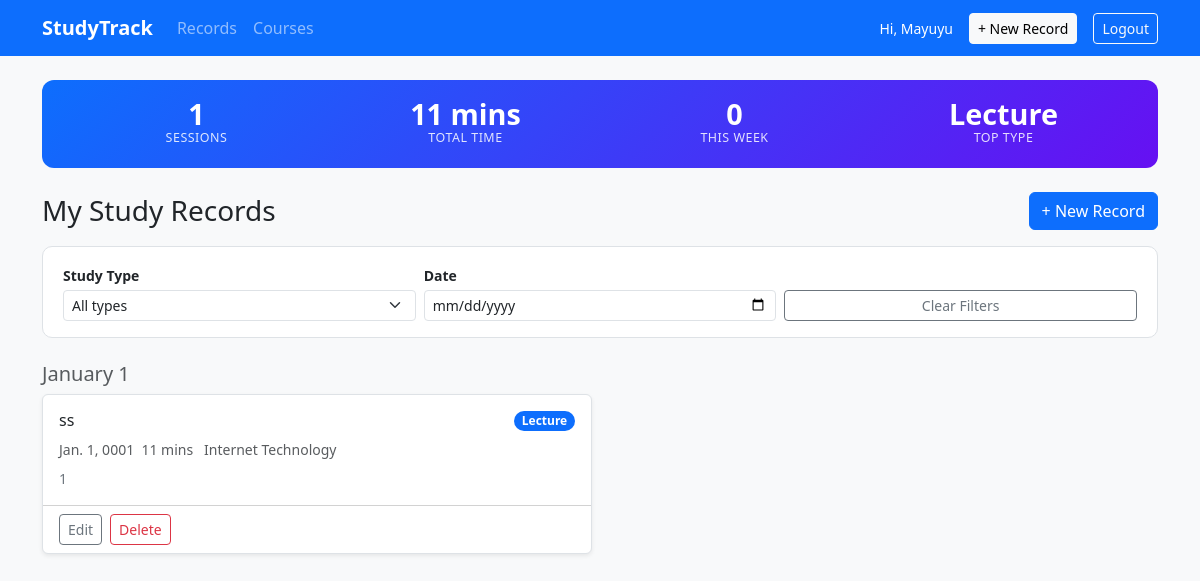
The page /records/ (signed in) on the database its author committed.
### tracker/models.py (models this page shows, shortened)
class StudyRecord(models.Model):
    STUDY_TYPES = [
        ('lecture', 'Lecture'),
        ('reading', 'Reading'),
        ('revision', 'Revision'),
        ('practice', 'Practice'),
    ]
    user = models.ForeignKey(User, on_delete=models.CASCADE, related_name='records')
    course = models.ForeignKey(Course, on_delete=models.SET_NULL, null=True, blank=True, related_name='records')
    title = models.CharField(max_length=200)
    study_type = models.CharField(max_length=50, choices=STUDY_TYPES)
    duration_mins = models.PositiveIntegerField()
    study_date = models.DateField()
    reflection_note = models.TextField(blank=True)
    updated_at = models.DateTimeField(auto_now=True)

class Course(models.Model):
    user = models.ForeignKey(User, on_delete=models.CASCADE, related_name='courses')
    name = models.CharField(max_length=200)
    description = models.TextField(blank=True)
    created_at = models.DateTimeField(auto_now_add=True)

### tracker/views.py (the view)
# urls.py: path('records/', views.record_list, name='record_list'),
@login_required
def record_list(request):
    records = StudyRecord.objects.filter(user=request.user).order_by('-study_date').select_related('course')
    grouped_reco = {}
    for re in records:
        key = re.study_date.strftime('%B %Y')
        if key not in grouped_reco:
            grouped_reco[key] = []
        grouped_reco[key].append(re)
    context = {'records': records, 'grouped_reco': grouped_reco}
    context.update(_build_summary(records))
    return render(request, 'tracker/record_list.html', context)

### tracker/views.py (called while the page is built, shortened)
def _build_summary(records):
    total_mins = records.aggregate(total=Sum('duration_mins'))['total'] or 0
    if total_mins < 60:
        total_mins_display = f"{total_mins} mins"
    today = datetime.date.today()
    week_start = today - datetime.timedelta(days=today.weekday())
    this_week_count = records.filter(study_date__gte=week_start).count()
    type_counts = Counter(r.get_study_type_display() for r in records)
    if type_counts:
        top_type = type_counts.most_common(1)[0][0]
    else:
        top_type = None
    return {
        'total_mins_display': total_mins_display,
        'this_week_count': this_week_count,
        'top_type': top_type,
    }

### tracker/templates/tracker/record_list.html (shortened to what this page needs)
{% extends 'tracker/base.html' %}
{% block content %}
<div class="stats-bar mb-4" aria-label="Study summary">
  <div class="row text-center g-2">
    <div class="col-6 col-md-3">
      <div class="stat-value" id="stat-count">{{ records|length }}</div>
      <div class="stat-label">Sessions</div>
    </div>
    <div class="col-6 col-md-3">
      <div class="stat-value" id="stat-total-mins">{{ total_mins_display }}</div>
      <div class="stat-label">Total Time</div>
    </div>
    <div class="col-6 col-md-3">
      <div class="stat-value">{{ this_week_count }}</div>
      <div class="stat-label">This Week</div>
    </div>
    <div class="col-6 col-md-3">
      <div class="stat-value">{{ top_type|default:"–" }}</div>
      <div class="stat-label">Top Type</div>
    </div>
  </div>
</div>
<div class="d-flex justify-content-between align-items-center mb-3">
  <h1 class="h3 mb-0">My Study Records</h1>
  <a href="{% url 'record_create' %}" class="btn btn-primary">+ New Record</a>
</div>
<div id="filter-bar" class="mb-4" role="search" aria-label="Filter records">
  <div class="row g-2 align-items-end">
    <div class="col-sm-4">
      <label for="filter-type" class="form-label small fw-semibold mb-1">Study Type</label>
      <select id="filter-type" class="form-select form-select-sm" aria-label="Filter by study type">
        <option value="">All types</option>
      </select>
    </div>
    <div class="col-sm-4">
      <label for="filter-date" class="form-label small fw-semibold mb-1">Date</label>
      <input type="date" id="filter-date" class="form-control form-control-sm" aria-label="Filter by date">
    </div>
    <div class="col-sm-4">
      <button id="filter-clear" class="btn btn-outline-secondary btn-sm w-100">Clear Filters</button>
    </div>
  </div>
</div>
{% if records %}
{% for month, month_records in grouped_reco.items %}
<h5 class="text-muted mt-4 mb-2">{{ month }}</h5>
<div class="row g-3">
  {% for record in month_records %}
  <div class="col-md-6 record-card-wrapper"
       data-type="{{ record.study_type }}"
       data-date="{{ record.study_date|date:'Y-m-d' }}"
       data-duration="{{ record.duration_mins }}">
    <article class="card record-card shadow-sm h-100" aria-label="Study record: {{ record.title }}">
      <div class="card-body">
        <div class="d-flex justify-content-between align-items-start gap-2 mb-2">
          <h2 class="card-title h6 mb-0">{{ record.title }}</h2>
          <span class="badge bg-primary rounded-pill flex-shrink-0">
            {{ record.get_study_type_display }}
          </span>
        </div>
        <p class="text-muted small mb-2">
          <time datetime="{{ record.study_date|date:'Y-m-d' }}">{{ record.study_date }}</time>
          &nbsp;{{ record.duration_mins }} mins
          {% if record.course %}
          &nbsp; {{ record.course.name }}
          {% endif %}
        </p>
        {% if record.reflection_note %}
        <p class="card-text small text-secondary mb-0">{{ record.reflection_note }}</p>
        {% endif %}
      </div>
      <div class="card-footer bg-transparent d-flex gap-2">
        <a href="{% url 'record_edit' record.pk %}" class="btn btn-outline-secondary btn-sm"
           aria-label="Edit record: {{ record.title }}">Edit</a>
        <button class="btn btn-outline-danger btn-sm btn-ajax-delete"
                data-url="{% url 'record_delete' record.pk %}"
                aria-label="Delete record: {{ record.title }}">Delete</button>
      </div>
    </article>
  </div>
  {% endfor %}
</div>
{% endfor %}
{% else %}
<div class="empty-state text-center" role="status">
  <p class="fs-5">No records yet.</p>
  <a href="{% url 'record_create' %}" class="btn btn-primary">Add your first record</a>
</div>
{% endif %}
{% endblock %}

### tracker/templates/tracker/base.html (shortened to what this page needs)
{% load static %}
<!DOCTYPE html>
<html lang="en">
<head>
  <link href="https://cdn.jsdelivr.net/npm/bootstrap@5.3.0/dist/css/bootstrap.min.css" rel="stylesheet">
  <link rel="stylesheet" href="{% static 'tracker/style.css' %}">
</head>
<body class="bg-light">
  {% if user.is_authenticated %}
  <nav class="navbar navbar-expand-lg navbar-dark bg-primary mb-4" role="navigation" aria-label="Main navigation">
    <div class="container">
      <a class="navbar-brand fw-bold" href="{% url 'record_list' %}">StudyTrack</a>
      <div class="collapse navbar-collapse" id="navbarMenu">
        <ul class="navbar-nav me-auto mb-2 mb-lg-0">
          <li class="nav-item">
            <a class="nav-link" href="{% url 'record_list' %}">Records</a>
          </li>
          <li class="nav-item">
            <a class="nav-link" href="{% url 'course_list' %}">Courses</a>
          </li>
        </ul>
        <div class="d-flex align-items-center gap-3">
          <span class="text-white small">Hi, {{ user.username }}</span>
          <a href="{% url 'record_create' %}" class="btn btn-light btn-sm">+ New Record</a>
          <a href="{% url 'logout' %}" class="btn btn-outline-light btn-sm">Logout</a>
        </div>
      </div>
    </div>
  </nav>
  {% endif %}
  <main id="main-content" class="container pb-5">
    {% block content %}{% endblock %}
  </main>
</body>
</html>

### tracker/static/tracker/style.css (style rules this page uses)
.record-card { transition: transform 0.15s ease, box-shadow 0.15s ease; border: 1px solid #dee2e6; }
.stats-bar { background: linear-gradient(135deg, #0d6efd 0%, #6610f2 100%); color: #fff; border-radius: 12px; padding: 1.25rem 1.5rem; }
.stats-bar .stat-value { font-size: 1.8rem; font-weight: 700; line-height: 1; }
.stats-bar .stat-label { font-size: 0.78rem; opacity: 0.85; text-transform: uppercase; letter-spacing: 0.5px; }
#filter-bar { background: #fff; border: 1px solid #dee2e6; border-radius: 10px; padding: 1rem 1.25rem; }

### rows shown on the page
StudyRecord: study_type "Lecture", month "January 1", title "ss", study_date "Jan. 1, 0001", duration_mins "11", course.name "Internet Technology", reflection_note "1"

### other values the page prints
{{ user.username }} "Mayuyu"
{{ records|length }} "1"
{{ total_mins_display }} "11 mins"
{{ this_week_count }} "0"
